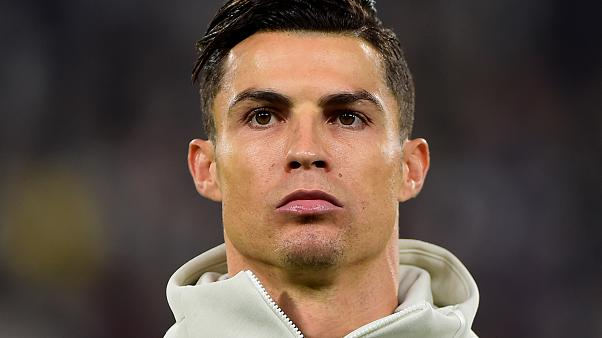
#> input picture object_tracking_with_opencv/meanshift_camshift/ronaldo.jpg, 602 x 338 px, given in place of the camera
$ python meanshift_camshift.py
#> lines starting #> are read from the running program, lines starting #| are printed output that depends on the picture
# -*- coding: utf-8 -*-
"""
Created on Wed Sep  4 12:56:19 2024

@author: Mete
"""

import cv2

cap = cv2.VideoCapture(0)

ret,frame = cap.read()
#> frame is the input picture: shape (338, 602, 3); mean B, G, R 67.6, 78, 94.9

if ret == False:
    print("uyarı")
#detection
face_cascade = cv2.CascadeClassifier("haarcascade_frontalface_default.xml")
face_rects = face_cascade.detectMultiScale(frame)
#> face_rects = [[192, 26, 228, 228]]
(face_x,face_y,w,h) = tuple(face_rects[0])
#> face_x = 192; face_y = 26; w = 228; h = 228
#meanshift algorithm input
track_window = (face_x,face_y,w,h)
#> track_window = (192, 26, 228, 228)

#region of interest
roi = frame[face_y:face_x + h,face_x:face_x + w] #roi= face
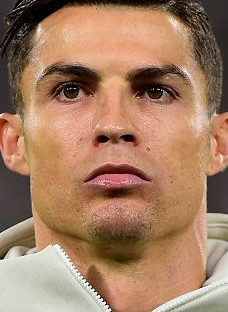
#> roi: shape (312, 228, 3); mean B, G, R 99.1, 126.2, 164.4
hsv_roi = cv2.cvtColor(roi, cv2.COLOR_BGR2HSV)
#> hsv_roi: shape (312, 228, 3); mean H, S, V 19.5, 107.6, 164.6


roi_hist = cv2.calcHist([hsv_roi],[0],None,[180],[0,180]) #need histogram for follow-up
#> roi_hist = 180 values, max 9157 at index 11, min 0 at index 47, mean 395.2
cv2.normalize(roi_hist,roi_hist,0,255,cv2.NORM_MINMAX)

#takip için gerekli durdurma kriterleri
#count = hesaplanacak maksimum oge sayısı
#eps = degisiklik

term_crit = (cv2.TERM_CRITERIA_EPS | cv2.TERM_CRITERIA_COUNT,5,1)

while True :
    ret,frame = cap.read()
    if ret:
        hsv = cv2.cvtColor(frame,cv2.COLOR_BGR2HSV)
#> hsv: shape (338, 602, 3); mean H, S, V 66.3, 65.5, 95.5
        dst = cv2.calcBackProject([hsv],[0],roi_hist,[0,180],1)
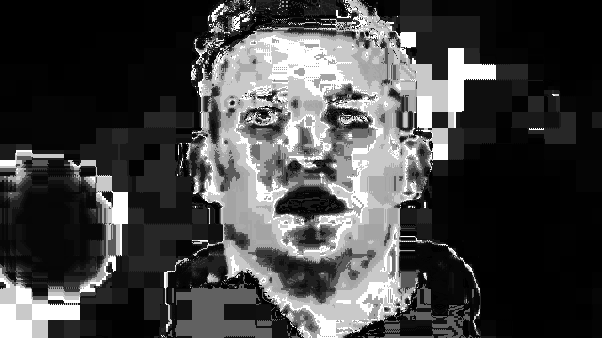
#> dst: shape (338, 602); min 0, max 255, mean 67.8
        ret,track_window = cv2.meanShift(dst, track_window, term_crit)
#> ret = 5; track_window = (201, 10, 228, 228)
        x,y,w,h = track_window
#> x = 201; y = 10
        img2 = cv2.rectangle(frame, (x,y), (x+w,y+h),(0,0,255),5)
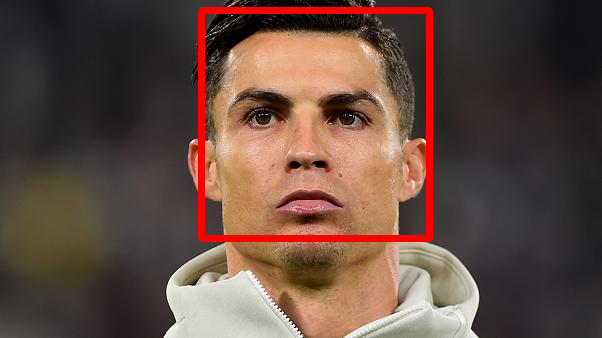
#> img2: shape (338, 602, 3); mean B, G, R 65.8, 75.9, 100.2
        cv2.imshow("Tracking", img2)
        if cv2.waitKey(1) & 0xFF == ord("q"): break
#> (key q is pressed here)

cap.release()
cv2.destroyAllWindows()
